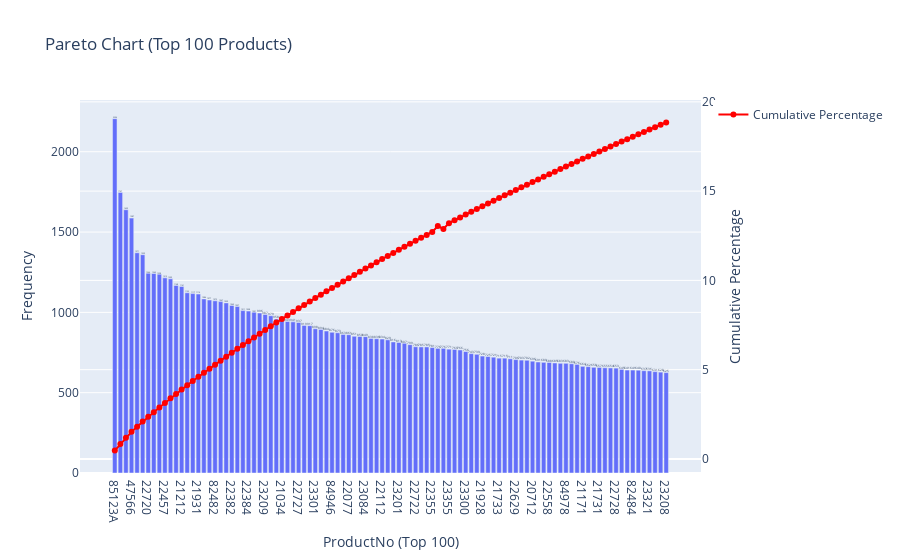

Notebook code cell kept with this figure:
### Code cell
import plotly.express as px

# Sort your data by Frequency in descending order FIRST
frequency = frequency.sort_values(by='Frequency', ascending=False).reset_index(drop=True)

# Create a bar chart with Plotly Express
fig = px.bar(
    frequency[:100],
    x='ProductNo',
    y='Frequency',
    text='Frequency',
    title='Pareto Chart (Top 100 Products)',
    labels={'Frequency': 'Frequency', 'ProductNo': 'Product Number'}
)

# Add the cumulative percentage line on a secondary y-axis
fig.add_scatter(
    x=frequency['ProductNo'][:100],
    y=frequency['CumulativePct'][:100],
    mode='lines+markers',
    name='Cumulative Percentage',
    line=dict(color='red'),
    yaxis='y2'
)

# Configure both y-axes and the x-axis
fig.update_layout(
    xaxis=dict(
        title='ProductNo (Top 100)'
    ),
    yaxis=dict(
        title='Frequency'
    ),
    yaxis2=dict(
        title='Cumulative Percentage',
        overlaying='y',
        side='right'
    )
)

# (Optional) Update hover templates or annotations as needed
fig.update_traces(hovertemplate='ProductNo: %{x}<br>Value: %{y}')

fig.show()

### Figure 1 — Plotly figure (JSON) as saved in the notebook; plotly's stock layout.template omitted (floating-point values rounded to 4 significant figures)
{"data": [{"alignmentgroup": "True", "hovertemplate": "ProductNo: %{x}<br>Value: %{y}", "legendgroup": "", "marker": {"color": "#636efa", "pattern": {"shape": ""}}, "name": "", "offsetgroup": "", "orientation": "v", "showlegend": false, "text": [2206, 1747, 1639, 1587, 1371, 1359, 1244, 1242, 1238, 1215, 1209, 1168, 1161, 1122, 1117, 1114, 1084, 1077, 1072, 1067, 1059, 1043, 1037, 1011, 1008, 1001, 996, 987, 979, 958, 951, 943, 941, 937, 919, 917, 898, 894, 884, 876, 873, 863, 861, 851, 850, 849, 838, 836, 834, 829, 816, 813, 807, 799, 786, 785, 785, 781, 776, 776, 771, 769, 766, 756, 743, 739, 728, 725, 721, 715, 715, 711, 706, 703, 702, 696, 691, 689, 688, 685, 683, 683, 680, 676, 664, 662, 658, 657, 655, 654, 653, 645, 641, 641, 640, 637, 636, 631, 628, 625], "textposition": "auto", "type": "bar", "x": ["85123A", "85099B", "22423", "47566", "20725", "84879", "22720", "22197", "20727", "22457", "22383", "22469", "21212", "22086", "22411", "21931", "23203", "22386", "82482", "20728", "23298", "22382", "22666", "22993", "22384", "22961", "22960", "23209", "22178", "22699", "21034", "22697", "82494L", "22727", "22470", "23206", "23301", "20724", "22726", "84946", "20726", "21790", "22077", "85099C", "21080", "23084", "23199", "20914", "22112", "22139", "21181", "23201", "22138", "22910", "22722", "21977", "23202", "22355", "21175", "84991", "23355", "21929", "21754", "23300", "21232", "22111", "21928", "23245", "22698", "21733", "85099F", "22630", "22629", "23207", "22090", "20712", "22379", "23284", "22558", "21930", "20719", "84978", "21166", "22356", "21171", "85152", "20723", "21731", "22659", "23344", "22728", "79321", "22865", "82484", "22835", "84380", "23321", "84378", "21755", "23208"], "xaxis": "x", "y": [2206, 1747, 1639, 1587, 1371, 1359, 1244, 1242, 1238, 1215, 1209, 1168, 1161, 1122, 1117, 1114, 1084, 1077, 1072, 1067, 1059, 1043, 1037, 1011, 1008, 1001, 996, 987, 979, 958, 951, 943, 941, 937, 919, 917, 898, 894, 884, 876, 873, 863, 861, 851, 850, 849, 838, 836, 834, 829, 816, 813, 807, 799, 786, 785, 785, 781, 776, 776, 771, 769, 766, 756, 743, 739, 728, 725, 721, 715, 715, 711, 706, 703, 702, 696, 691, 689, 688, 685, 683, 683, 680, 676, 664, 662, 658, 657, 655, 654, 653, 645, 641, 641, 640, 637, 636, 631, 628, 625], "yaxis": "y"}, {"hovertemplate": "ProductNo: %{x}<br>Value: %{y}", "line": {"color": "red"}, "mode": "lines+markers", "name": "Cumulative Percentage", "type": "scatter", "x": ["85123A", "85099B", "22423", "47566", "20725", "84879", "22720", "22197", "20727", "22457", "22383", "22469", "21212", "22086", "22411", "21931", "23203", "22386", "82482", "20728", "23298", "22382", "22666", "22993", "22384", "22961", "22960", "23209", "22178", "22699", "21034", "22697", "82494L", "22727", "22470", "23206", "23301", "20724", "22726", "84946", "20726", "21790", "22077", "85099C", "21080", "23084", "23199", "20914", "22112", "22139", "21181", "23201", "22138", "22910", "22722", "21977", "23202", "22355", "21175", "84991", "23355", "21929", "21754", "23300", "21232", "22111", "21928", "23245", "22698", "21733", "85099F", "22630", "22629", "23207", "22090", "20712", "22379", "23284", "22558", "21930", "20719", "84978", "21166", "22356", "21171", "85152", "20723", "21731", "22659", "23344", "22728", "79321", "22865", "82484", "22835", "84380", "23321", "84378", "21755", "23208"], "y": [0.4664, 0.8357, 1.182, 1.518, 1.808, 2.095, 2.358, 2.621, 2.882, 3.139, 3.395, 3.642, 3.887, 4.124, 4.361, 4.596, 4.825, 5.053, 5.28, 5.505, 5.729, 5.95, 6.169, 6.383, 6.596, 6.807, 7.018, 7.227, 7.434, 7.636, 7.837, 8.036, 8.235, 8.434, 8.628, 8.822, 9.012, 9.201, 9.387, 9.573, 9.757, 9.94, 10.12, 10.3, 10.48, 10.66, 10.84, 11.01, 11.19, 11.37, 11.54, 11.71, 11.88, 12.05, 12.22, 12.38, 12.55, 12.71, 13.04, 12.88, 13.2, 13.37, 13.53, 13.69, 13.85, 14.0, 14.16, 14.31, 14.46, 14.61, 14.76, 14.91, 15.06, 15.21, 15.36, 15.51, 15.65, 15.8, 15.95, 16.09, 16.23, 16.38, 16.52, 16.67, 16.81, 16.95, 17.09, 17.22, 17.36, 17.5, 17.64, 17.78, 17.91, 18.05, 18.18, 18.32, 18.45, 18.58, 18.72, 18.85], "yaxis": "y2"}], "layout": {"barmode": "relative", "legend": {"tracegroupgap": 0}, "title": {"text": "Pareto Chart (Top 100 Products)"}, "xaxis": {"anchor": "y", "domain": [0, 1], "title": {"text": "ProductNo (Top 100)"}}, "yaxis": {"anchor": "x", "domain": [0, 1], "title": {"text": "Frequency"}}, "yaxis2": {"overlaying": "y", "side": "right", "title": {"text": "Cumulative Percentage"}}}}
